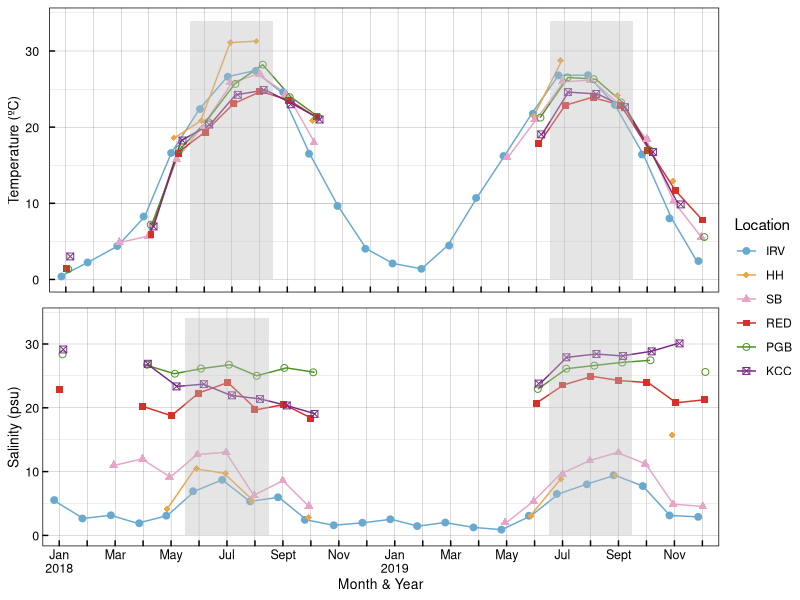
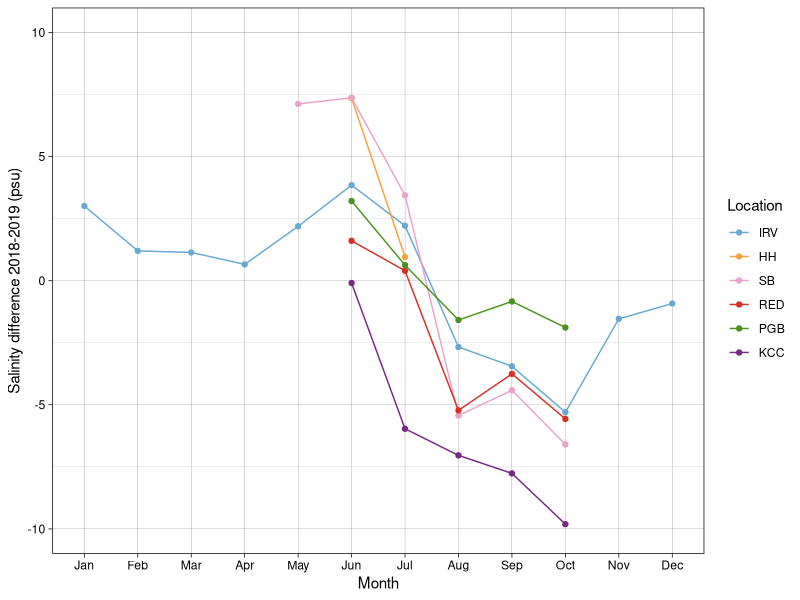

The R script that drew these images, in order:
#Environmental Conditions Graphs
#Kaili Gregory

library(dplyr)
library(ggplot2)
library(grid)
library(ggpubr)

edata <- read.csv("edata.csv")

elocation <- factor(edata$site, levels=c("IRV","HH", "SB", "RED", "PGB", "KCC"), ordered=T)
edate <- factor(edata$date, levels=c("Jan 2018",
                                     "Feb 2018",
                                     "Mar 2018",
                                     "Apr 2018",
                                     "May 2018",
                                     "Jun 2018",
                                     "Jul 2018",
                                     "Aug 2018",
                                     "Sep 2018",
                                     "Oct 2018",
                                     "Nov 2018",
                                     "Dec 2018",
                                     "Jan 2019",
                                     "Feb 2019",
                                     "Mar 2019",
                                     "Apr 2019",
                                     "May 2019",
                                     "Jun 2019",
                                     "Jul 2019",
                                     "Aug 2019",
                                     "Sep 2019",
                                     "Oct 2019",
                                     "Nov 2019",
                                     "Dec 2019"), ordered=T)
  

xlabel <- c("Jan 2018"="Jan\n2018",
            "Feb 2018"= "", 
            "Mar 2018"="Mar",
            "Apr 2018"="", 
            "May 2018"="May",
            "Jun 2018"="",
            "Jul 2018"="Jul",
            "Aug 2018"= "",
            "Sep 2018"="Sept",
            "Oct 2018"="",
            "Nov 2018"="Nov",
            "Dec 2018"="", 
            "Jan 2019"="Jan\n2019",
            "Feb 2019"="", 
            "Mar 2019"="Mar",
            "Apr 2019"="",
            "May 2019"="May",
            "Jun 2019"="", 
            "Jul 2019"="Jul",
            "Aug 2019"="", 
            "Sep 2019"="Sept", 
            "Oct 2019"="",
            "Nov 2019"="Nov", 
            "Dec 2019"="")

#scale_color_brewer(palette="Set2", guide="legend")+


#temp plot
temp.plot <- ggplot(edata, aes(x=edate, y=temp, group=elocation, color=elocation, shape=elocation, na.rm=T)) +
  geom_line(size=0.5, position = position_jitterdodge(dodge.width = 0.4), na.rm=T) +
  geom_point(size=2, position = position_jitterdodge(dodge.width = 0.4), na.rm=T)+
  labs(x="Month & Year", y="Temperature (ºC)", color="Location") +
  theme_linedraw()+
  scale_color_manual(name="Location",
                     labels= c("IRV","HH","SB","RED","PGB","KCC"),
                     values=c("#67a9cf","#f1a340","#e9a3c9","#d73027","#4d9221","#762a83"))+
  scale_shape_manual(name="Location",
                     labels= c("IRV","HH","SB","RED","PGB","KCC"),
                     values=c(19,18,17,15,1,7))+
  scale_x_discrete(labels=xlabel)+
  annotate("rect", xmin=5.5, xmax=8.5, ymin = 0, ymax = 34,
           alpha = .4,fill = "grey") + 
  annotate("rect", xmin=18.5, xmax=21.5, ymin = 0, ymax = 34,
           alpha = .4,fill = "grey") +
  theme(axis.title = element_text(size=10),
        axis.title.x=element_blank(), #no x axis title
        axis.text.x = element_blank(), #no axis label
        axis.text.y = element_text(size = 9, margin = unit(c(t = 0, r = 2.5, b = 0, l = 0), "mm")),
        legend.position = "none",
        #panel.grid.major = element_blank(), 
        #panel.grid.minor = element_blank(), #no gridlines
        panel.background = element_blank(), 
        axis.ticks.length = unit(-1.5, "mm"),
        axis.ticks = element_line(size=0.5))
  

#salinity plot
sal.plot <- ggplot(edata, aes(x=edate, y=sal, group=elocation, color=elocation, shape=elocation, na.rm=T)) +
  geom_line(size=0.5, position = position_jitterdodge(dodge.width = 0.4), na.rm=T) +
  geom_point(size=2, position = position_jitterdodge(dodge.width = 0.4), na.rm=T)+
  labs(x="Month & Year", y="Salinity (psu)", color="Location") +
  theme_linedraw()+
  scale_color_manual(name="Location",
                     labels= c("IRV","HH","SB","RED","PGB","KCC"),
                     values=c("#67a9cf","#f1a340","#e9a3c9","#d73027","#4d9221","#762a83"))+
  scale_shape_manual(name="Location",
                     labels= c("IRV","HH","SB","RED","PGB","KCC"),
                     values=c(19,18,17,15,1,7))+
  scale_x_discrete(labels=xlabel)+
  annotate("rect", xmin=5.5, xmax=8.5, ymin = 0, ymax = 34,
           alpha = .4,fill = "grey") + 
  annotate("rect", xmin=18.5, xmax=21.5, ymin = 0, ymax = 34,
           alpha = .4,fill = "grey") +
  theme(axis.title = element_text(size=10),
        axis.text.x = element_text(size=9),
        axis.text.y = element_text(size = 9),
        legend.position = "none",
        #panel.grid.major = element_blank(), 
        #panel.grid.minor = element_blank(), #no gridlines
        panel.background = element_blank(), 
        axis.ticks.length = unit(-1.5, "mm"),
        axis.ticks = element_line(size=0.5))


ggarrange(temp.plot, sal.plot, nrow=2, ncol=1, common.legend=T, legend="right") +
  guides(group=guide_legend(nrow=1))

#plots of differences in salinity
ediff <- read.csv("edifferences.csv")
View(ediff)

emonth <- factor(ediff$month, levels=c("Jan","Feb","Mar","Apr","May","Jun","Jul",
                                         "Aug","Sep","Oct","Nov","Dec"), ordered=T)

loc <- factor(ediff$site, levels=c("IRV","HH", "SB", "RED", "PGB", "KCC"), ordered=T)

ggplot(ediff, aes(x=emonth, y=sal.diff, group=loc, color=loc, na.rm=T)) +
  geom_line(na.rm=T) +
  geom_point(na.rm=T) +
  ylim(-10,10)+
  labs(x="Month", y="Salinity difference 2018-2019 (psu)", color="Location") +
  theme_linedraw()+
  scale_color_manual(name="Location",
                     labels= c("IRV","HH","SB","RED","PGB","KCC"),
                     values=c("#67a9cf","#f1a340","#e9a3c9","#d73027","#4d9221","#762a83"))



